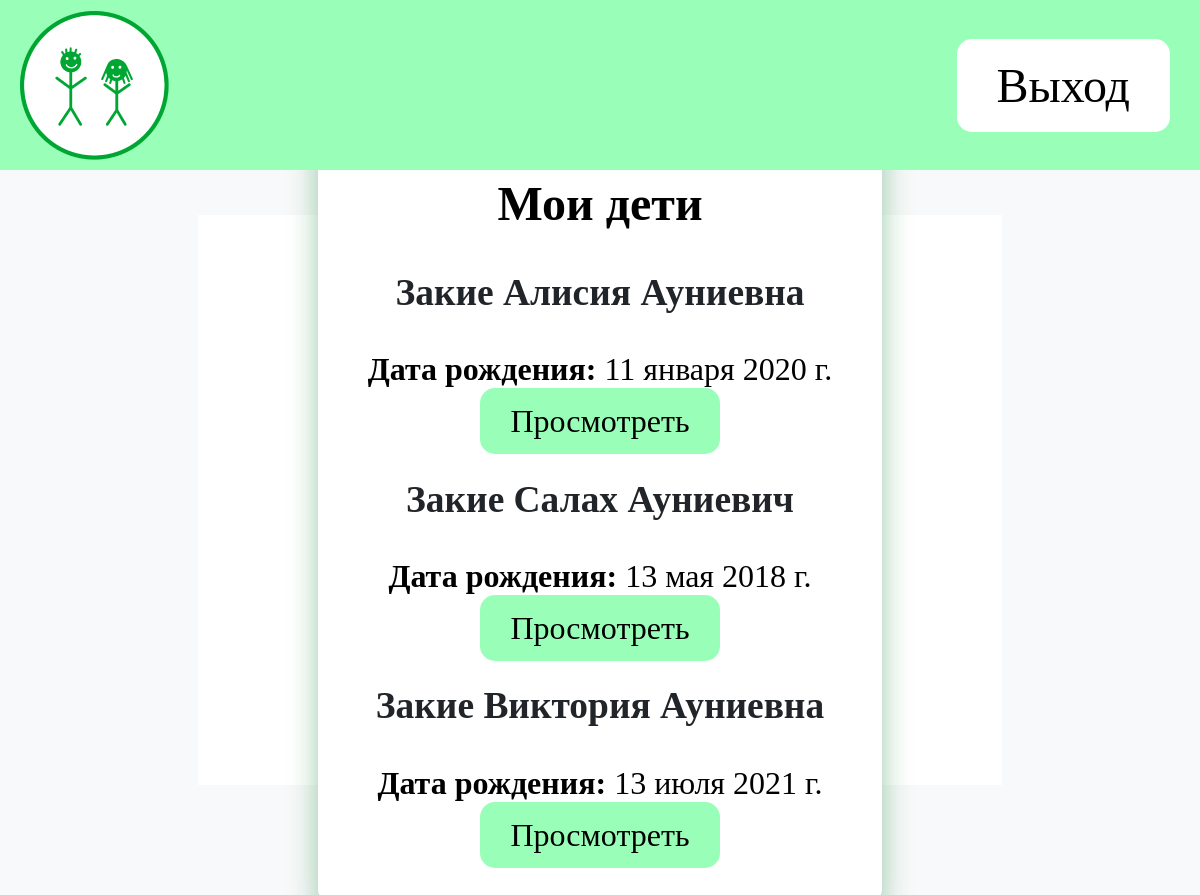
The page /parent_dashboard/2/ on the database its author committed.
### accounts/models.py (models this page shows)
class CUsers(models.Model):
    username = models.CharField('логин', max_length=150)
    name = models.CharField('фио', max_length=150)
    date_of_b = models.DateField('дата рождения')
    role = models.CharField(max_length=20, choices=[
        ('admin', 'Администратор'),
        ('doctor', 'Врач'),
        ('parent', 'Родитель'),
        ('child', 'Ребёнок'),
    ], default='child')
    password = models.CharField('пароль', max_length=150)
    is_auth = models.BooleanField(default=False)
    children = models.ManyToManyField(
        'self',
        symmetrical=False,  # Родитель и ребёнок — разные роли
        related_name='parents',  # Для обратного доступа: child.parents.all()
        blank=True  # Связь может быть пустой
    )
    def __str__(self):
        return f'{self.role} {self.name}'

### accounts/views.py (the view)
# urls.py: path('parent_dashboard/<int:user_id>/', views.parent_dashboard_view, name='parent_dashboard'),  # Панель родителя
def parent_dashboard_view(request, user_id):
    user = get_object_or_404(CUsers, pk=user_id)
    children = user.children.all()
    print(children)
    return render(request, 'parent_dashboard.html', {'children': children})

### accounts/templates/parent_dashboard.html (shortened to what this page needs)
{% extends 'base.html' %}
{% block content %}
<div class="container mt-5">
    <form>
    <h2 class="text-center">Мои дети</h2>
    <div class="row mt-4">
        {% for child in children %}
        <div class="col-md-4 mb-4">
            <div class="card">
                <div class="card-body">
                    <h3 class="card-title">{{ child.name }}</h3>
                    <p><strong>Дата рождения:</strong> {{ child.date_of_b }}</p>
                    <a href="{% url 'child_detail' child.id %}" class="btn btn-primary">Просмотреть</a>
                </div>
            </div>
        </div>
        {% empty %}
        <p>У вас нет детей в системе.</p>
        {% endfor %}
    </div>
</form>
</div>
{% endblock %}

### accounts/templates/base.html (style rules this page uses)
html, body { height: 100%; margin: 0; display: flex; flex-direction: column; }
body { font-family: 'Muller'; margin: 0; background-color: #f8f9fa; color: #343a40; }
h1, h2, h3, h4, h5, h6 { color: #212529; }
.container { margin-top: 20px; background: white; text-align: center; align-items: center; display: flex; justify-content: center; flex-direction: column; height: 70vh; font-size: 2rem; }
.btn-primary { background-color: #99FFB8; color: black; border-radius: 15px; font-size: 2rem; transition: background-color 0.3s ease; padding: 15px 30px; text-decoration: none; }
a { color: #343a40; text-decoration: none; }
form { background-color: white; padding: 50px; font-size: 2rem; border-radius: 15px; box-shadow: 0 10px 30px rgba(2, 126, 39, 0.4); margin: 0px 15vh; flex-direction: column; justify-content: space-between; margin-bottom: 20px; }
form p { margin-bottom: 15px; }
.card-body { background: white; color: black; border-radius: 8px; }
.text-center { background: white; color: black; border-radius: 8px; }

### rows shown on the page
CUsers: name "Закие Алисия Ауниевна", date_of_b "11 января 2020 г."
CUsers: name "Закие Салах Ауниевич", date_of_b "13 мая 2018 г."
CUsers: name "Закие Виктория Ауниевна", date_of_b "13 июля 2021 г."
